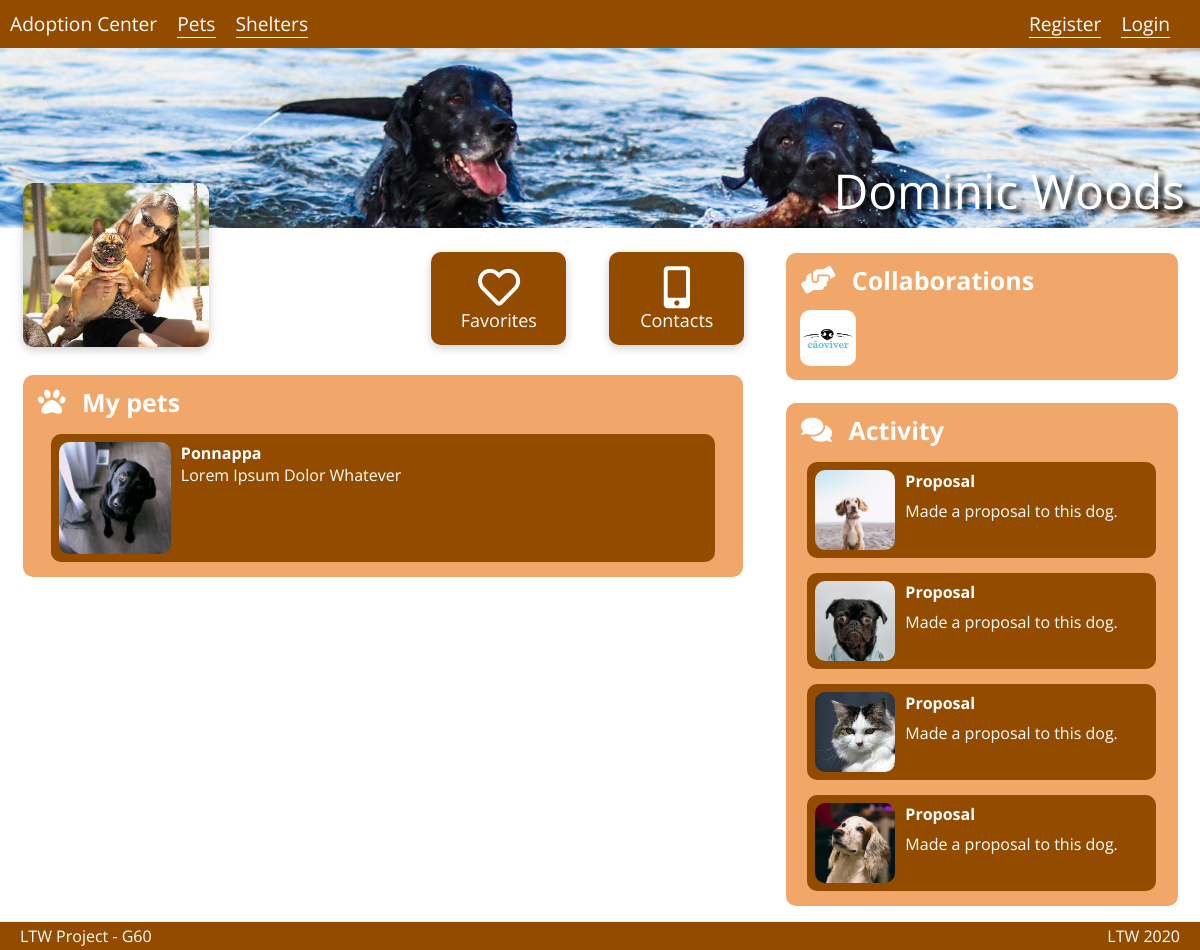
The app's page /user_profile.php?id=1, older data.
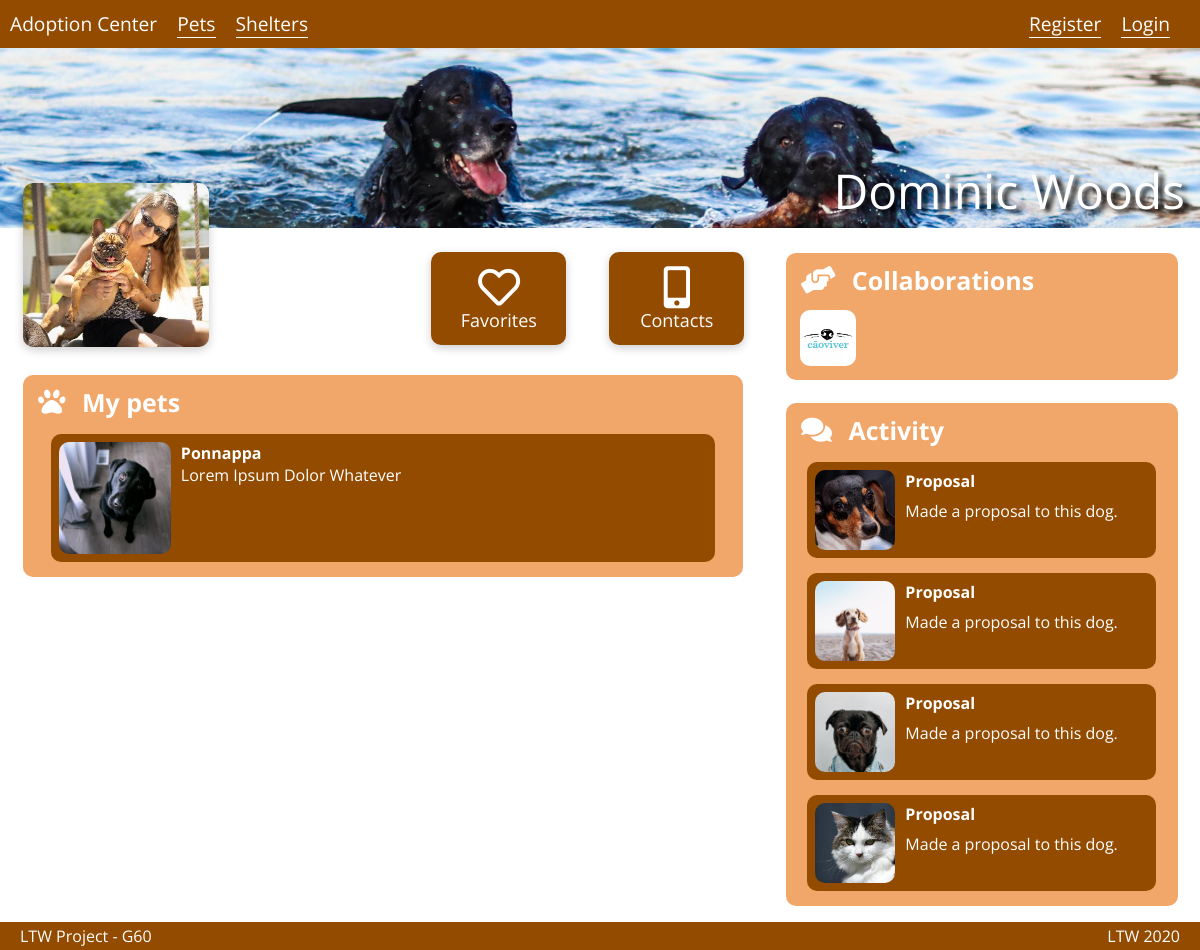
The same page, newer data.
### tables this page shows
CREATE TABLE Users (
  user_id     INTEGER PRIMARY KEY,
  username    VARCHAR,
  password    TEXT,
  name        VARCHAR,
  info        VARCHAR
);

CREATE TABLE Collaborators (
  shelter_id    INTEGER,
  user_id       INTEGER,
  CONSTRAINT collab_fk1 FOREIGN KEY (shelter_id) REFERENCES Shelters(shelter_id),
  CONSTRAINT collab_fk2 FOREIGN KEY (user_id) REFERENCES Users(user_id),
  CONSTRAINT collab_pk PRIMARY KEY(shelter_id, user_id)
);

CREATE TABLE ProposalsUser (
    prop_id     INTEGER PRIMARY KEY,
    pet_id      INTEGER,
    user_id     INTEGER,
    text        VARCHAR,
    date        VARCHAR,
    CONSTRAINT  prop_fk1 FOREIGN KEY (pet_id) REFERENCES Pets(pet_id),
    CONSTRAINT  prop_fk2 FOREIGN KEY (user_id) REFERENCES Users(user_id)
);

### user_profile.php (called while the page is built, shortened)
<?php
include_once('database/connection.php');
include_once('database/pets.php');
include_once('database/users.php');
$user = getUserByID($_GET['id']);
$pets = getUserPets($_GET['id']);
$favorites = getUserFavorites($_GET['id']);
$activity = getUserActivity($_GET['id']);
$collaborations = getUserCollaborations($_GET['id']);
include('templates/common/header.php');
include('templates/common/navigation_bar.php');
include('templates/pets/user_profile.php');
include('templates/common/footer.php');

### database/users.php (called while the page is built, shortened)
<?php
function getUserByID($id) {
    global $db;
    if ($stmt = $db->prepare('SELECT * FROM Users WHERE user_id = :id')) {
        $stmt->bindParam(':id', $id);
        $stmt->execute();
        return $stmt->fetch();
    }
    else {
        printf('errno: %d, error: %s', $db->errorCode(), $db->errorInfo()[2]);
        die;
    }
}
function getUserPets($id) {
    global $db;
    if ($stmt = $db->prepare('
        SELECT Pets.name as PetName, Pets.pet_id as PetID, Pets.info as PetInfo
        FROM Users, Users_Pets, Pets
        WHERE Users.user_id = :id
        AND Users_Pets.user_id = :id
        AND Users_Pets.pet_id = Pets.pet_id')) {
        $stmt->bindParam(':id', $id);
        $stmt->execute();
        return $stmt->fetchAll();
    }
    else {
        printf('errno: %d, error: %s', $db->errorCode(), $db->errorInfo()[2]);
        die;
    }
}
function getUserFavorites($id) {
  global $db;
  if ($stmt = $db->prepare('
        SELECT Pets.name as PetName, Pets.pet_id as PetID, Pets.info as PetInfo
        FROM Users, Favorites, Pets
        WHERE Users.user_id = :id
        AND Favorites.user_id = :id
        AND Favorites.pet_id = Pets.pet_id')) {
    $stmt->bindParam(':id', $id);
    $stmt->execute();
    return $stmt->fetchAll();
  }
  else {
    printf('errno: %d, error: %s', $db->errorCode(), $db->errorInfo()[2]);
    die;
  }
}
function getUserCollaborations($id) {
    global $db;
    if ($stmt = $db->prepare('
        SELECT *
        FROM Shelters, Collaborators
        WHERE Collaborators.user_id = :id
        AND Shelters.shelter_id = Collaborators.shelter_id')) {
        $stmt->bindParam(':id', $id);
        $stmt->execute();
        return $stmt->fetchAll();
    }
    else {
        printf('errno: %d, error: %s', $db->errorCode(), $db->errorInfo()[2]);
        die;
    }
}
function getUserActivity($id) {
    global $db;
    if ($stmt = $db->prepare('
        SELECT *
        FROM Users, ProposalsUser
        WHERE Users.user_id = ProposalsUser.user_id
        AND Users.user_id = :id
        ORDER BY date DESC
        LIMIT 4')) {
        $stmt->bindParam(':id', $id);
        $stmt->execute();
        return $stmt->fetchAll();
    }
    else {
        printf('errno: %d, error: %s', $db->errorCode(), $db->errorInfo()[2]);
        die;
    }
}

### database/pets.php (called while the page is built, shortened)
<?php
function getImageByPetId($petID){
    global $db;
    if ($stmt = $db->prepare('SELECT * FROM Pets_Images WHERE pet_id = :id')) {
        $stmt->bindParam(':id', $petID);
        $stmt->execute();
        return $stmt->fetch()[0];
    }
    else {
        printf('errno: %d, error: %s', $db->errorCode(), $db->errorInfo()[2]);
        die;
    }
}

### templates/pets/user_profile.php (the view, shortened to what this page needs)
<section class="banner"
         style="background-image: url('database/images/users/header/originals/<?= $user['user_id'] ?>.jpg');">
    <a><?= $user['name'] ?></a>
</section>
<section class="user_profile">
    <section class="left">
        <div class="profile_pic"
             style="background-image: url('database/images/users/profile/thumbs_medium/<?= $user['user_id'] ?>.jpg') ">
        </div>
        <div id="favorites">
            <label><i id="fav_icon" class="far fa-heart"></i>
                <span>Favorites</span>
            </label>
        </div>
        <div id="contact">
            <label><i id="contact_icon" class="fas fa-mobile-alt"></i>
                <span>Contacts</span>
            </label>
        </div>
        <div class="user_pets">
            <div class="title"><i class="fas fa-paw"></i>
                <span>My pets</span></div>
            <div class="pets_container">
                <?php foreach ($pets as $pet) { ?>
                    <div class="pet">
                        <a href="pet_detail.php?id=<?= $pet['PetID'] ?>">
                            <div class="pet-img" style="background-image: url('database/images/pets/thumbs_medium/<?= getImageByPetId($pet['PetID']) ?>.jpg')"></div>
                            <div class="container-pet">
                                <h4><b><?= $pet['PetName'] ?></b></h4>
                                <p><?= $pet['PetInfo'] ?></p>
                            </div>
                        </a>
                    </div>
                <?php } ?>
            </div>
        </div>
    </section>
    <section class="right">
        <div class="collaborations">
            <div class="title"> <i class="fas fa-hands-helping"></i>
                <span>Collaborations</span></div>
            <div id="collaboration-imgs">
                <?php foreach ($collaborations as $collab) { ?>
                    <a href="shelter_profile.php?id=<?= $collab['shelter_id'] ?>">
                        <div class="collaboration-img" style="background-image: url('database/images/shelters/profile/thumbs_medium/<?= $collab['shelter_id'] ?>.jpg') ">
                        </div>
                    </a>
                <?php } ?>
            </div>
        </div>
        <div class="user_activity">
            <div class="title"><i class="fas fa-comments"></i>
                <span>Activity</span></div>
            <?php $count = 0; foreach ($activity as $act) { ?>
                <div class="activity-card">
                    <a href="pet_detail.php?id=<?= $act['pet_id'] ?>">
                        <div class="activity-img" style="background-image: url('database/images/pets/thumbs_medium/<?= getImageByPetId($act['pet_id']) ?>.jpg')"></div>
                        <div class="container-activity">
                            <h4><b>Proposal</b></h4>
                            <p> Made a proposal to this dog.</p>
                        </div>
                    </a>
                </div>
            <?php } ?>
        </div>
    </section>
</section>

### templates/common/header.php (shortened to what this page needs)
<!DOCTYPE html>
<html lang="en">
<head>
    <link href="style/style.css" rel="stylesheet">
    <link rel="stylesheet" href="https://use.fontawesome.com/releases/v5.3.1/css/all.css">
</head>
<body>

### templates/common/navigation_bar.php (shortened to what this page needs)
<section class="navigation_bar">
    <a href="homepage.php">Adoption Center</a>
    <nav id="links">
        <a href="pets_list.php">Pets</a>
        <a href="shelters_list.php">Shelters</a>
    </nav>
    <nav id="signup">
        <?php if (!isset($_SESSION['username'])) { ?>
            <a href="register.php">Register</a>
            <a href="login.php">Login</a>
        <?php } ?>
    </nav>
</section>

### templates/common/footer.php
<footer class="footer">
    <p>LTW Project - G60</p>
    <p>LTW 2020</p>
</footer>
</body>
</html>

Row changes from the older to the newer data that the page shows:
no longer on this page (row unchanged): proposalsuser: shows a picture
added proposalsuser: shows a picture
